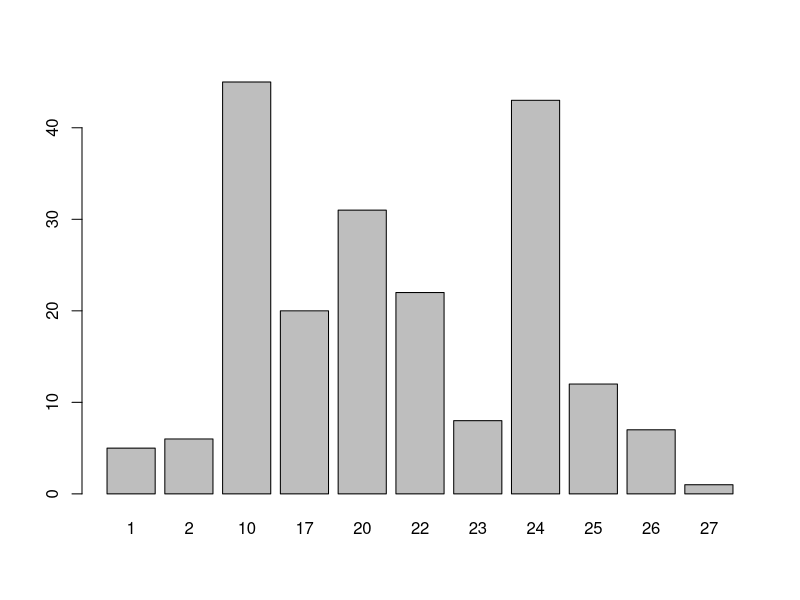

The R script that drew this image:
## ---- chunk 1
data <- read.csv("mexico_youtube_21_24_01.csv")
cat_id = data$categoryId
cat_data = aggregate(data.frame(count = cat_id),
                     list(value = cat_id),
                     length)
barplot(height = cat_data[,2],names.arg = cat_data[,1])
